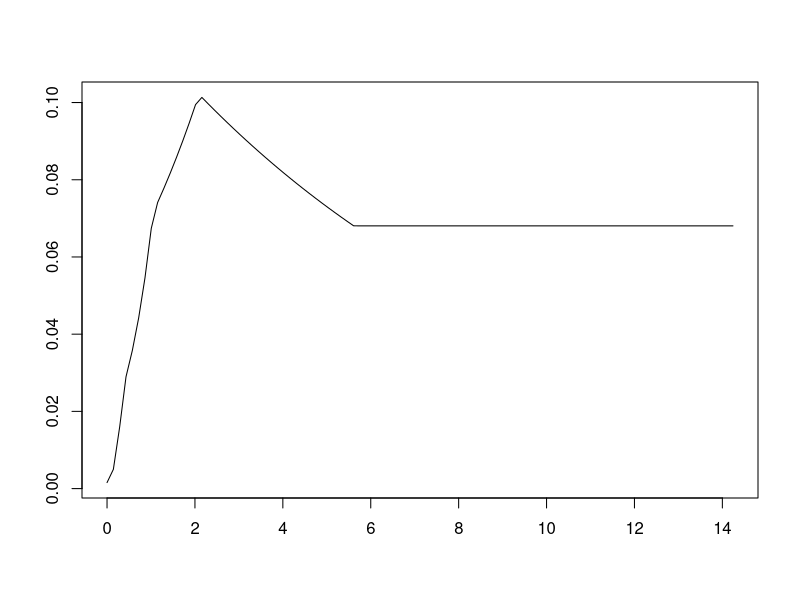
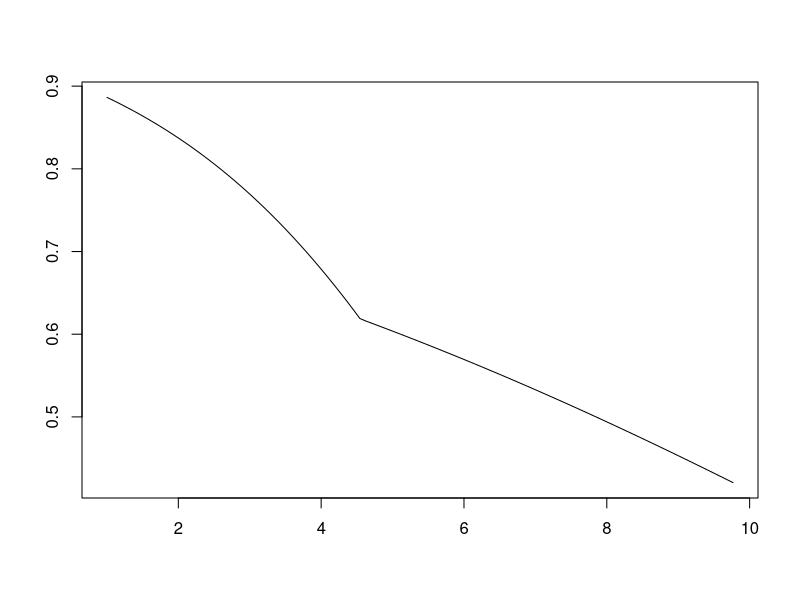

Write R code to recreate these figures, in order.
library(polspline)


### Name: plot.hare
### Title: Hare: hazard regression
### Aliases: plot.hare
### Keywords: distribution smooth survival

### ** Examples

fit <- hare(testhare[,1], testhare[,2], testhare[,3:8])       
# hazard curve for covariates like case 1 
plot(fit, testhare[1,3:8], what = "h") 
# survival function as a function of covariate 2, for covariates as case 1 at t=3 
plot(fit, testhare[1,3:8], which = 2, what = "s",  time = 3)  
